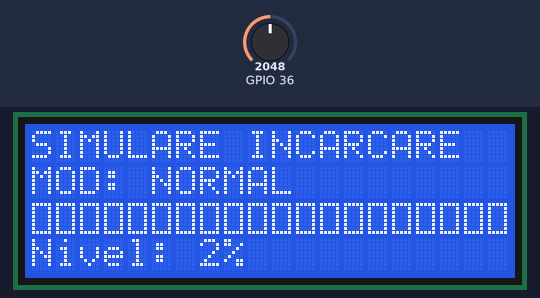
The sketch below on a simulated ESP32. Shown: 20×4 character LCD. Inputs (shaded band) come from the test bench; at power-on: GPIO 36 = 2048.

Above: at 1.2 s.
1.3 s: GPIO 36 set to 825
At 2.62 s:
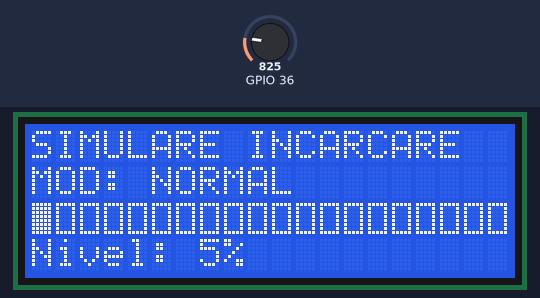
4.3 s: GPIO 36 set to 747
At 4.76 s:
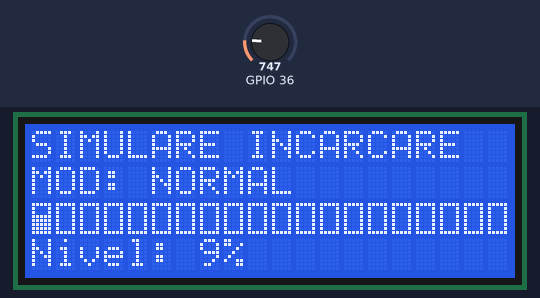
7.3 s: GPIO 36 set to 840
At 7.63 s:
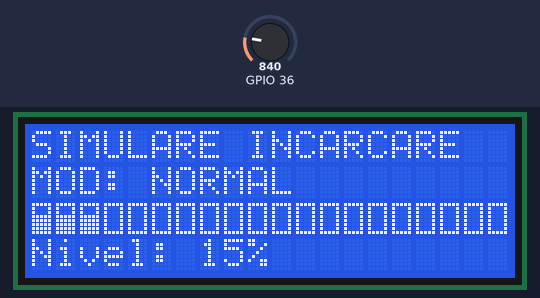
9.3 s: GPIO 36 set to 760
12.3 s: GPIO 36 set to 647
15.2 s: GPIO 36 set to 572
At 15.38 s:
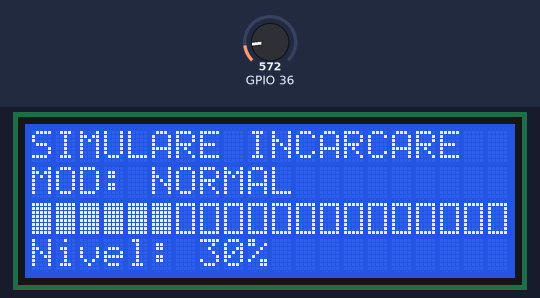

Measured:
- the behaviour switches between 800 and 799 on GPIO 36 (found by bisection; images 1 and 2)
- the behaviour switches between 600 and 599 on GPIO 36 (found by bisection; images 3 and 4)

The sketch:

lab7.ino
```cpp
#include <LiquidCrystal.h>

LiquidCrystal lcd(13, 12, 3, 2, 1, 0);

byte gol[8] =      {B11111,B10001,B10001,B10001,B10001,B10001,B10001,B11111};
byte sfert[8] =    {B11111,B10001,B10001,B10001,B10001,B11111,B11111,B11111};
byte jumatate[8] = {B11111,B10001,B10001,B11111,B11111,B11111,B11111,B11111};
byte plin[8] =     {B11111,B11111,B11111,B11111,B11111,B11111,B11111,B11111};

int nivel = 0;
int modCurent = 1;
unsigned long vitezaAnimatie = 500;

unsigned long ultimulNivel = 0;
unsigned long ultimulPuls = 0;
int framePuls = 0;

int readKey() {
  int x = analogRead(A0);
  if (x < 50) return 0;
  if (x < 200) return 1;
  if (x < 400) return 2;
  if (x < 600) return 3;
  if (x < 800) return 4;
  return -1;
}

void afiseazaBaterie(int pct) {
  int celule = 20;
  int umplute = map(pct, 0, 100, 0, celule);

  lcd.setCursor(0, 2);
  for (int i = 0; i < celule; i++) {
    if (i < umplute) {
      if (pct < 100) {
        lcd.write((uint8_t)(framePuls == 0 ? 2 : 3));
      } else {
        lcd.write((uint8_t)3);
      }
    } else {
      lcd.write((uint8_t)0);
    }
  }
}

void afiseazaStatus() {
  lcd.setCursor(0, 1);
  lcd.print("                    ");
  lcd.setCursor(0, 1);
  if (modCurent == 1) {
    lcd.print("MOD: NORMAL");
    vitezaAnimatie = 500;
  } else if (modCurent == 2) {
    lcd.print("MOD: RAPID (x3)");
    vitezaAnimatie = 166;
  } else {
    lcd.print("MOD: STANDBY");
  }
}

void setup() {
  lcd.begin(20, 4);
  lcd.clear();

  lcd.createChar(0, gol);
  lcd.createChar(1, sfert);
  lcd.createChar(2, jumatate);
  lcd.createChar(3, plin);

  lcd.setCursor(0, 0);
  lcd.print("SIMULARE INCARCARE");
  afiseazaStatus();
}

void handleKeys() {
  int k = readKey();
  unsigned long t = millis();

  if (k == 1) {
    if (t - ultimulPuls > 200) modCurent = 1;
    afiseazaStatus();
  }
  if (k == 2) {
    if (t - ultimulPuls > 200) modCurent = 2;
    afiseazaStatus();
  }
  if (k == 4) {
    if (t - ultimulPuls > 200) modCurent = 3;
    afiseazaStatus();
  }
}

void loop() {
  handleKeys();
  unsigned long t = millis();

  if (t - ultimulPuls >= 150) {
    ultimulPuls = t;
    framePuls = 1 - framePuls;
    afiseazaBaterie(nivel);
  }

  if (modCurent != 3 && nivel < 100) {
    if (t - ultimulNivel >= vitezaAnimatie) {
      ultimulNivel = t;
      nivel++;
      lcd.setCursor(0, 3);
      lcd.print("Nivel: ");
      lcd.print(nivel);
      lcd.print("%          ");
      afiseazaBaterie(nivel);
    }
  }
}
```
